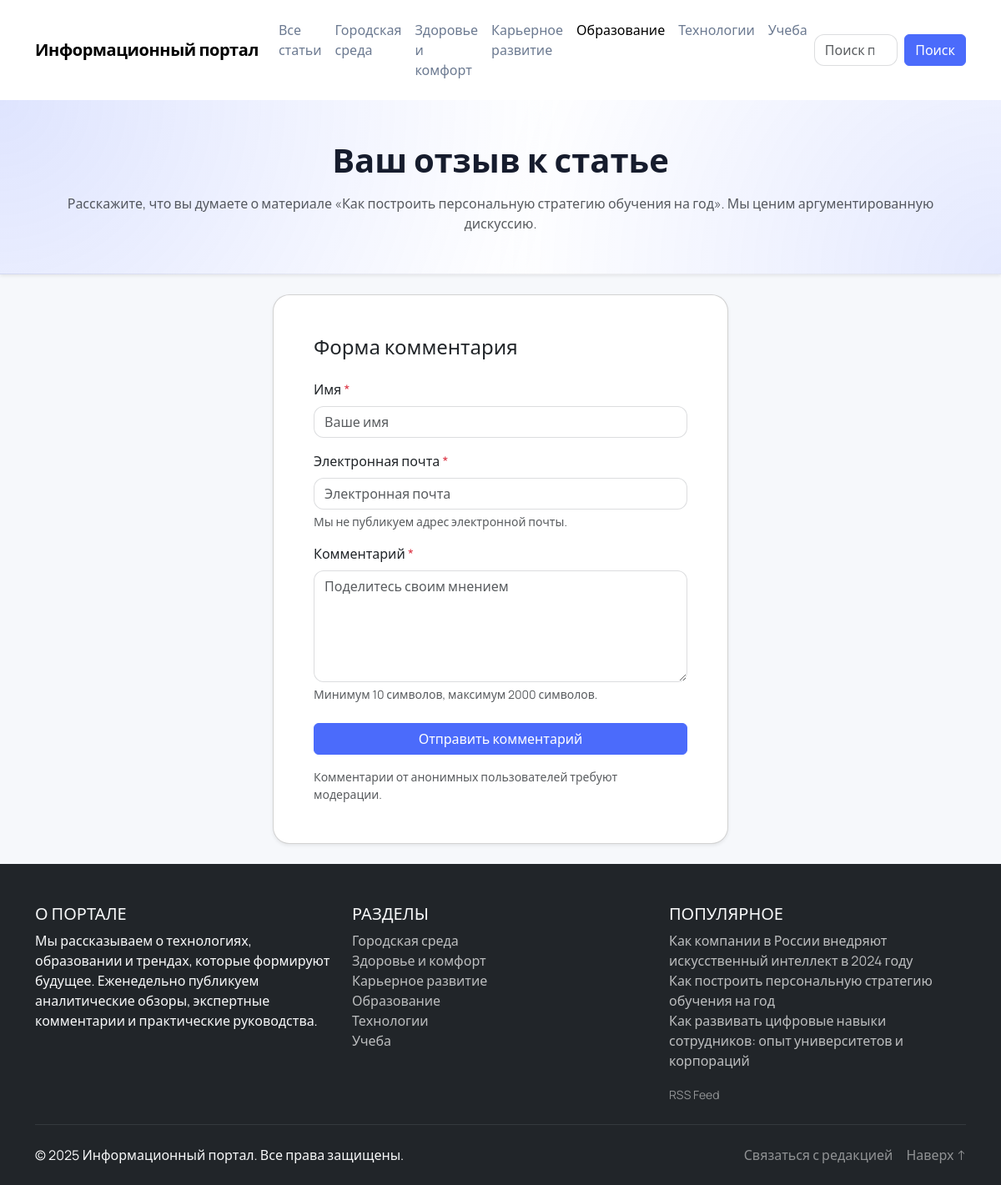
Screenshot of /article/kak-postroit-personalnuyu-strategiyu-obucheniya-na-god/comment/ with the database file from the repository.
### portal/models.py (models this page shows, shortened)
class Category(models.Model):
    name = models.CharField(max_length=120, unique=True)
    slug = models.SlugField(max_length=140, unique=True)

class Article(models.Model):
    STATUS_CHOICES = [('draft', 'Черновик'), ('published', 'Опубликовано')]
    title = models.CharField(max_length=255)
    slug = models.SlugField(max_length=270, unique=True)
    excerpt = models.TextField(blank=True)
    content = models.TextField()
    author = models.ForeignKey(User, on_delete=models.SET_NULL, null=True, related_name='articles')
    category = models.ForeignKey(Category, on_delete=models.SET_NULL, null=True, blank=True, related_name='articles')
    tags = models.ManyToManyField(Tag, blank=True, related_name='articles')
    cover = models.ImageField(upload_to='articles/covers/', null=True, blank=True)
    status = models.CharField(max_length=10, choices=STATUS_CHOICES, default='draft')
    created_at = models.DateTimeField(default=timezone.now)
    updated_at = models.DateTimeField(auto_now=True)
    views = models.PositiveIntegerField(default=0)
    class Meta:
        ordering = ['-created_at']
    def get_absolute_url(self):
        return reverse('portal:article_detail', args=[self.slug])

### portal/views.py (the view)
# urls.py: path('article/<slug:slug>/comment/', views.add_comment, name='add_comment'),
def add_comment(request, slug):
    article = get_object_or_404(Article, slug=slug, status='published')
    if request.method == 'POST':
        form = CommentForm(request.POST)
        if form.is_valid():
            email = form.cleaned_data.get('email')
            if not request.user.is_authenticated and email:
                recent_comments = Comment.objects.filter(
                    email=email,
                    created_at__gte=timezone.now() - timezone.timedelta(minutes=10)
                )
                if recent_comments.exists():
                    messages.warning(request, 'Пожалуйста, подождите немного перед добавлением следующего комментария.')
                    return redirect(article.get_absolute_url())
            comment = form.save(commit=False)
            if request.user.is_authenticated:
                comment.author = request.user
                comment.is_moderated = True
            comment.article = article
            comment.save()
            messages.success(request, 'Комментарий добавлен. Ожидает модерации.' if not comment.is_moderated else 'Комментарий добавлен и опубликован.')
            return redirect(article.get_absolute_url())
    else:
        form = CommentForm()
    return render(
        request,
        'portal/comment_form.html',
        {
            'form': form,
            'article': article,
            'current_category': article.category.slug if article.category else '',
        },
    )

### portal/forms.py (shortened to what this page needs)
class CommentForm(forms.ModelForm):
    website = forms.CharField(
        required=False,
        widget=forms.TextInput(attrs={'style': 'display:none', 'tabindex': '-1', 'autocomplete': 'off'}),
        label=''
    )
    class Meta:
        model = Comment
        fields = ('name', 'email', 'content', 'website')
        widgets = {
            'name': forms.TextInput(attrs={'class': 'form-control', 'placeholder': 'Ваше имя'}),
            'email': forms.EmailInput(attrs={'class': 'form-control', 'placeholder': 'Электронная почта'}),
            'content': forms.Textarea(attrs={'class': 'form-control', 'rows': 5, 'placeholder': 'Поделитесь своим мнением'}),
        }

### portal/context_processors.py (called while the page is built)
def portal_defaults(request):
    categories = (
        Category.objects.annotate(
            published_count=Count('articles', filter=Q(articles__status='published'))
        )
        .filter(published_count__gt=0)
        .order_by('name')
    )
    trending = (
        Article.objects.filter(status='published')
        .select_related('category')
        .order_by('-views', '-created_at')[:3]
    )
    return {
        'nav_categories': categories,
        'trending_articles': trending,
        'SITE_NAME': getattr(settings, 'SITE_NAME', 'Информационный портал'),
        'SITE_DESCRIPTION': getattr(settings, 'SITE_DESCRIPTION', 'Информационный портал с аналитическими статьями и практическими советами'),
        'SITE_URL': getattr(settings, 'SITE_URL', 'http://localhost:8000'),
    }

### templates/portal/comment_form.html (shortened to what this page needs)
{% extends 'portal/base.html' %}
{% block hero %}
  <section class="hero-banner py-5 text-center">
    <div class="container">
      <h1 class="fw-bold mb-3">Ваш отзыв к статье</h1>
      <p class="text-muted mb-0">Расскажите, что вы думаете о материале «{{ article.title }}». Мы ценим аргументированную дискуссию.</p>
    </div>
  </section>
{% endblock %}
{% block content %}
  <div class="row justify-content-center">
    <div class="col-lg-6">
      <div class="card shadow-sm">
        <div class="card-body p-4 p-lg-5">
          <h2 class="h4 mb-4">Форма комментария</h2>
          <form method="post" novalidate>
            <div class="mb-3">
              <label class="form-label" for="id_name">Имя <span class="text-danger">*</span></label>
              {{ form.name }}
            </div>
            <div class="mb-3">
              <label class="form-label" for="id_email">Электронная почта <span class="text-danger">*</span></label>
              {{ form.email }}
              <div class="form-text">Мы не публикуем адрес электронной почты.</div>
            </div>
            <div class="mb-4">
              <label class="form-label" for="id_content">Комментарий <span class="text-danger">*</span></label>
              {{ form.content }}
              <div class="form-text">Минимум 10 символов, максимум 2000 символов.</div>
            </div>
            <button class="btn btn-primary w-100" type="submit">Отправить комментарий</button>
            {% if not user.is_authenticated %}
              <p class="text-muted small mt-3 mb-0">Комментарии от анонимных пользователей требуют модерации.</p>
            {% endif %}
          </form>
        </div>
      </div>
    </div>
  </div>
{% endblock %}

### templates/portal/base.html (shortened to what this page needs)
{% load static %}
<!doctype html>
<html lang="ru">
<head>
  <link href="https://cdn.jsdelivr.net/npm/bootstrap@5.3.3/dist/css/bootstrap.min.css" rel="stylesheet">
  <link rel="stylesheet" href="{% static 'portal/css/style.css' %}">
</head>
<body>
  <header class="shadow-sm">
    <nav class="navbar navbar-expand-lg navbar-light bg-white py-3">
      <div class="container">
        <a class="navbar-brand fw-semibold" href="{% url 'portal:article_list' %}">Информационный портал</a>
        <div class="collapse navbar-collapse" id="mainNav">
          <ul class="navbar-nav me-auto mb-2 mb-lg-0">
            <li class="nav-item">
              <a class="nav-link{% if request.resolver_match.url_name == 'article_list' and not current_category %} active{% endif %}" href="{% url 'portal:article_list' %}">Все статьи</a>
            </li>
            {% for category in nav_categories %}
              <li class="nav-item">
                <a class="nav-link{% if current_category == category.slug %} active{% endif %}" href="{% url 'portal:article_list' %}?category={{ category.slug }}">{{ category.name }}</a>
              </li>
            {% endfor %}
          </ul>
          <form class="d-flex" method="get" action="{% url 'portal:search' %}">
            <input class="form-control me-2" type="search" name="q" placeholder="Поиск по материалам" value="{{ request.GET.q }}">
            <button class="btn btn-primary" type="submit">Поиск</button>
          </form>
        </div>
      </div>
    </nav>
    {% block hero %}{% endblock %}
  </header>
  <main class="flex-grow-1">
    <div class="container py-4">
      {% block content %}{% endblock %}
    </div>
  </main>
  <footer class="mt-auto pt-5 pb-4 bg-dark text-light">
    <div class="container">
      <div class="row gy-4">
        <div class="col-lg-4">
          <h5 class="text-uppercase">О портале</h5>
          <p class="mb-0">Мы рассказываем о технологиях, образовании и трендах, которые формируют будущее. Еженедельно публикуем аналитические обзоры, экспертные комментарии и практические руководства.</p>
        </div>
        <div class="col-lg-4">
          <h5 class="text-uppercase">Разделы</h5>
          <ul class="list-unstyled footer-links">
            {% for category in nav_categories %}
              <li><a href="{% url 'portal:article_list' %}?category={{ category.slug }}">{{ category.name }}</a></li>
            {% empty %}
              <li><span class="text-muted">Разделы появятся позже</span></li>
            {% endfor %}
          </ul>
        </div>
        <div class="col-lg-4">
          <h5 class="text-uppercase">Популярное</h5>
          <ul class="list-unstyled footer-links">
            {% for article in trending_articles %}
              <li><a href="{{ article.get_absolute_url }}">{{ article.title }}</a></li>
            {% empty %}
              <li><span class="text-muted">Материалы появятся позже</span></li>
            {% endfor %}
          </ul>
          <div class="mt-3">
            <a href="{% url 'portal:article_feed' %}" class="text-decoration-none text-white-50 small">RSS Feed</a>
          </div>
        </div>
      </div>
      <hr class="border-secondary my-4">
      <div class="d-flex flex-column flex-md-row justify-content-between align-items-center gap-3">
        <span>© {% now 'Y' %} Информационный портал. Все права защищены.</span>
        <div class="d-flex gap-3">
          <a class="text-decoration-none text-white-50" href="mailto:editor@infportal.local">Связаться с редакцией</a>
          <a class="text-decoration-none text-white-50" href="#top">Наверх ↑</a>
        </div>
      </div>
    </div>
  </footer>
</body>
</html>

### static/portal/css/style.css (style rules this page uses)
:root { --portal-primary: #4b6bfb; --portal-primary-soft: rgba(75, 107, 251, 0.08); --portal-dark: #161c2d; --portal-muted: #6c7a91; --portal-bg: #f6f8fb; }
body { font-family: 'Manrope', system-ui, -apple-system, BlinkMacSystemFont, 'Segoe UI', sans-serif; background-color: var(--portal-bg); color: var(--portal-dark); display: flex; flex-direction: column; min-height: 100vh; }
.navbar-brand { font-weight: 700; letter-spacing: -0.02em; }
.navbar .nav-link { color: var(--portal-muted); font-weight: 500; }
.hero-banner { background: radial-gradient(circle at top left, rgba(75, 107, 251, 0.18), transparent 55%), radial-gradient(circle at bottom right, rgba(75, 107, 251, 0.15), transparent 50%), #ffffff; border-bottom: 1px solid rgba(22, 28, 45, 0.06); }
.footer-links a { color: rgba(255, 255, 255, 0.7); text-decoration: none; }
.btn-primary { background: var(--portal-primary); border-color: var(--portal-primary); }
.card { border-radius: 1.25rem; }
.form-control { border-radius: 0.75rem; border-color: rgba(22, 28, 45, 0.15); }

### rows the page displays
Category: name "Городская среда"
Category: name "Здоровье и комфорт"
Category: name "Карьерное развитие"
Category: name "Образование"
Category: name "Технологии"
Category: name "Учеба"
Article: title "Как построить персональную стратегию обучения на год"
Article: title "Как компании в России внедряют искусственный интеллект в 2024 году"
Article: title "Как развивать цифровые навыки сотрудников: опыт университетов и корпораций"
